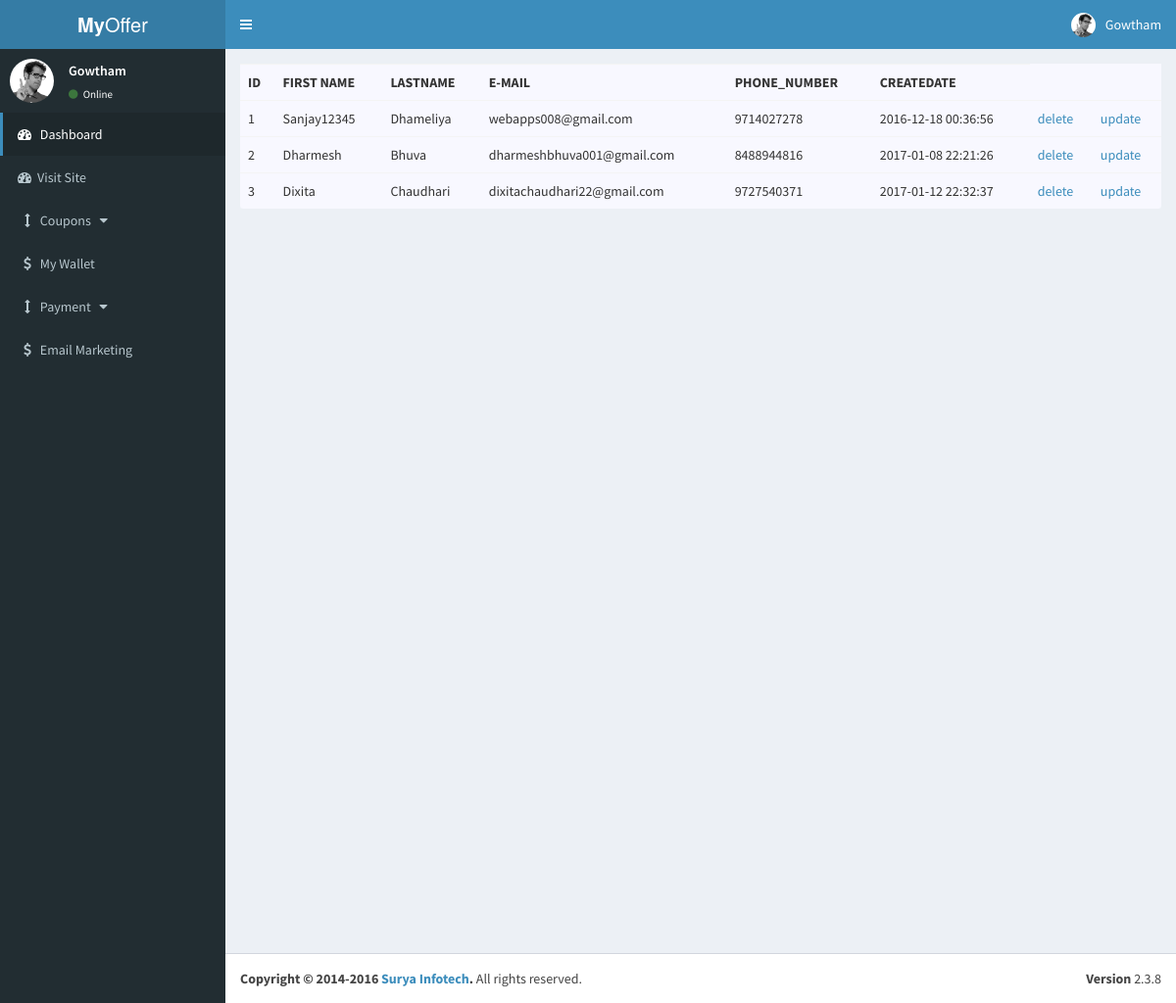
The page /company/users.php (signed in) on the database its author committed.
### tables this page shows
CREATE TABLE `users` (
  `id` int(11) NOT NULL,
  `fname` varchar(100) NOT NULL,
  `lname` varchar(100) NOT NULL,
  `email` varchar(100) NOT NULL,
  `password` varchar(50) NOT NULL,
  `phone` varchar(20) NOT NULL,
  `balance` varchar(50) NOT NULL DEFAULT '',
  `new_balance` varchar(50) NOT NULL DEFAULT '',
  `createdAt` datetime NOT NULL DEFAULT CURRENT_TIMESTAMP,
  `isdeleted` varchar(10) NOT NULL DEFAULT '0',
  `role` double NOT NULL DEFAULT '1'
);

### company/users.php (the view, shortened to what this page needs)
<?php
	include('header.php');
	include('sidebar.php');
	$query= "select * from users where isdeleted= 1";
	$res = mysqli_query($con,$query);
	?>
<div class="content-wrapper">
     <section class="content">
		<div class="row">
			<div class="col-lg-12">
				<div class="box-body table-responsive no-padding">
	<table class="table table-hover" style="background-color: ghostwhite;">
				<tr>
					<th>ID</th>
					<th>FIRST NAME</th>
					<th>LASTNAME</th>
					<th>E-MAIL</th>
					<th> PHONE_NUMBER</TH>
					<TH>CREATEDATE</TH>
				</tr>
			<?php
			$count = 0;
			while($data = mysqli_fetch_assoc($res))
				{ ?>
						<tr>
								<td><?php $count++; echo $count; ?></td>
								<td><?php echo $data['fname']; ?></td>
								<td><?php echo $data['lname']; ?></td>
								<td><?php echo $data['email']; ?></td>
								<td><?php echo $data['phone']; ?></td>
								<td><?php echo $data['createdAt']; ?></td>
								<td><a href="delete_user.php?del=<?php echo $data['id'];?>"</a>delete</td>
								<td><a href="update_users.php?upd=<?php echo $data['id'];?>"</a>update</td>
						</tr>
			<?php	}
			?>
			</table>
	       </div>
		</div>
		</div>
	</section>
</div>
<?php
include('footer.php');
?>

### rows shown on the page
users: fname "Sanjay12345", lname "Dhameliya", email "webapps008@gmail.com", phone "9714027278", createdAt "2016-12-18 00:36:56"
users: fname "Dharmesh", lname "Bhuva", email "dharmeshbhuva001@gmail.com", phone "8488944816", createdAt "2017-01-08 22:21:26"
users: fname "Dixita", lname "Chaudhari", email "dixitachaudhari22@gmail.com", phone "9727540371", createdAt "2017-01-12 22:32:37"

### other values the page prints
$_SESSION['fname'] "Gowtham"
